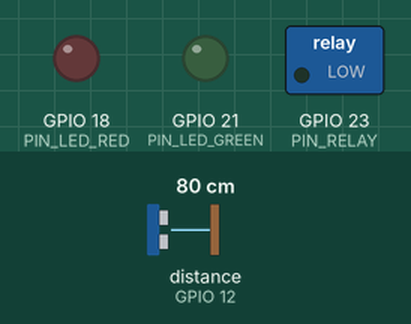
A sketch run on a simulated ESP32. Shown: switched loads named in the sketch (green lamp = pin HIGH), output pins drawn as LEDs (lit = HIGH). Wiring (inferred from the names in the program): ultrasonic range finder: trigger GPIO 13; echo GPIO 12. Inputs (shaded band) come from the test bench; at power-on: distance to the obstacle (sensor on GPIO 12) 80 cm. The echo pulse lasts 58.3 µs per cm; pins used as bus, display or sensor lines are not drawn; what the sketch prints to the serial monitor is not drawn.

Above: at 0.0 s.
At 5.2 s:
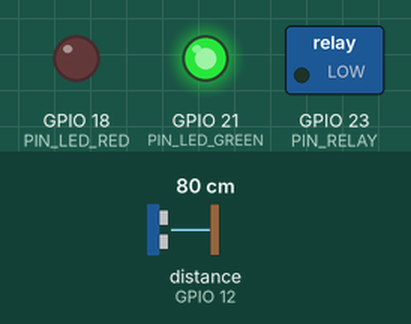
5.3 s: distance to the obstacle (sensor on GPIO 12) set to 17 cm
6.8 s: distance to the obstacle (sensor on GPIO 12) set to 13 cm
At 7.5 s:
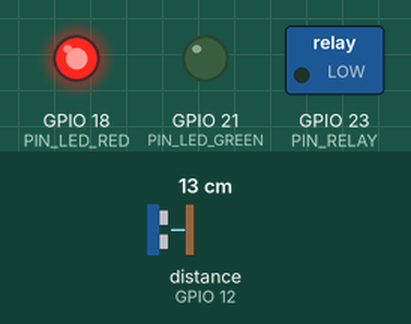
Timing chart, 0 to 9.8 s (numbered marks = the images above; inputs shaded):
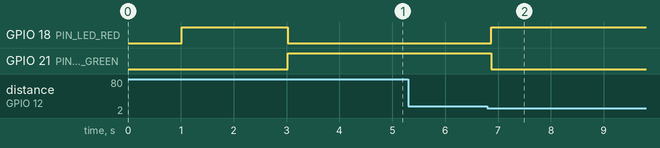

The sketch:

test_relay_pump_distance.ino
```cpp
/**
 * ============================================================================
 * CHƯƠNG TRÌNH KIỂM THỬ: RELAY & MÁY BƠM DỰA TRÊN KHOẢNG CÁCH (HC-SR04)
 * Dự án: FloodGuard - Trạm Cảnh Báo & Thoát Lũ Tự Động
 * ============================================================================
 *
 * SƠ ĐỒ CHÂN KẾT NỐI (PINOUT):
 * 1. Cảm biến siêu âm HC-SR04:
 *    - VCC  ──► 5V (hoặc VIN)
 *    - GND  ──► GND
 *    - Trig ──► GPIO 13
 *    - Echo ──► GPIO 12 (khuyên dùng qua trở bảo vệ hoặc nối trực tiếp)
 *
 * 2. Module Relay 5V (Điều khiển Máy Bơm):
 *    - VCC  ──► 5V (VIN ESP32 hoặc nguồn 5V ngoài)
 *    - GND  ──► GND (nối chung GND ESP32)
 *    - IN   ──► GPIO 23 (Active LOW)
 *
 * 3. Đấu nối Máy Bơm Mini qua Relay (MẮC NỐI TIẾP TIẾP ĐIỂM KHÔ):
 *    - Nguồn (+) 5V ngoài  ──► Chân COM của Relay
 *    - Chân NO của Relay   ──► Dây ĐỎ (+) của Máy Bơm
 *    - Dây ĐEN (-) của Bơm ──► Nối chung vào GND nguồn 5V ngoài & GND ESP32
 *
 * NGUYÊN LÝ HOẠT ĐỘNG KIỂM THỬ:
 * - Khi khởi động (setup): Bật Relay trong 2 giây (tự kiểm tra bơm), sau đó tắt.
 * - Trong vòng lặp (loop):
 *   + Đưa tay lại gần HC-SR04 (< 15 cm, mô phỏng nước ngập dâng cao):
 *     --> RELAY ĐÓNG (Đèn xanh relay SÁNG) --> MÁY BƠM CHẠY
 *   + Rút tay ra xa HC-SR04 (> 20 cm, mô phỏng nước đã rút an toàn):
 *     --> RELAY NHẢ (Đèn xanh relay TẮT)  --> MÁY BƠM DỪNG
 *   + Dải trễ 5 cm (15 - 20 cm) giúp chống rung giật relay.
 * ============================================================================
 */

#include <Arduino.h>

// Định nghĩa chân phần cứng
#define PIN_TRIG        13   // Chân phát xung cảm biến siêu âm
#define PIN_ECHO        12   // Chân thu xung phản xạ
#define PIN_RELAY       23   // Kích relay máy bơm 5V (Active LOW)

// Tùy chọn LED hiển thị bổ trợ (nếu có cắm trên mạch)
#define PIN_LED_GREEN   21   // LED Xanh: An toàn / Bơm Tắt
#define PIN_LED_RED     18   // LED Đỏ: Báo động / Bơm Bật

// Ngưỡng khoảng cách điều khiển bơm (đơn vị: cm)
const float DISTANCE_PUMP_ON  = 15.0; // Khoảng cách < 15cm: Nước dâng / tay gần -> BẬT BƠM
const float DISTANCE_PUMP_OFF = 20.0; // Khoảng cách > 20cm: Nước rút / tay xa  -> TẮT BƠM

bool isPumpActive = false;
unsigned long lastLogTime = 0;

// ==========================================
// HÀM ĐIỀU KHIỂN RELAY MÁY BƠM (KỸ THUẬT HIGH-Z)
// ==========================================
void setPump(bool enable) {
  isPumpActive = enable;
  if (enable) {
    // Kéo LOW kích optocoupler đóng tiếp điểm COM - NO
    pinMode(PIN_RELAY, OUTPUT);
    digitalWrite(PIN_RELAY, LOW);

    // Cập nhật LED bổ trợ
    digitalWrite(PIN_LED_RED, HIGH);
    digitalWrite(PIN_LED_GREEN, LOW);
  } else {
    // Thả nổi High-Z (INPUT) để triệt tiêu hoàn toàn dòng rò 1.7mA qua optocoupler 5V
    pinMode(PIN_RELAY, INPUT);

    // Cập nhật LED bổ trợ
    digitalWrite(PIN_LED_RED, LOW);
    digitalWrite(PIN_LED_GREEN, HIGH);
  }
}

// ==========================================
// ĐỌC KHOẢNG CÁCH SIÊU ÂM (BỘ LỌC TRUNG VỊ 3 MẪU)
// ==========================================
float readDistanceCM() {
  float samples[3];
  for (int i = 0; i < 3; i++) {
    digitalWrite(PIN_TRIG, LOW);
    delayMicroseconds(2);
    digitalWrite(PIN_TRIG, HIGH);
    delayMicroseconds(10);
    digitalWrite(PIN_TRIG, LOW);

    // Timeout 25000us ~ tối đa 4.2m
    long duration = pulseIn(PIN_ECHO, HIGH, 25000);
    if (duration == 0) {
      samples[i] = 999.0; // Không nhận được echo
    } else {
      samples[i] = (duration * 0.0343) / 2.0;
    }
    delay(10); // Khoảng cách giãn giữa các lần bắn sóng
  }

  // Sắp xếp tìm giá trị trung vị (Median filter)
  if (samples[0] > samples[1]) { float t = samples[0]; samples[0] = samples[1]; samples[1] = t; }
  if (samples[1] > samples[2]) { float t = samples[1]; samples[1] = samples[2]; samples[2] = t; }
  if (samples[0] > samples[1]) { float t = samples[0]; samples[0] = samples[1]; samples[1] = t; }

  return samples[1]; // Trả về mẫu ở giữa
}

// ==========================================
// KHỞI TẠO (SETUP)
// ==========================================
void setup() {
  Serial.begin(115200);
  delay(1000);

  Serial.println("\n========================================================");
  Serial.println("   FLOODGUARD - TEST RELAY VA MAY BOM THEO KHOANG CACH   ");
  Serial.println("========================================================");

  // Cấu hình chân cảm biến siêu âm
  pinMode(PIN_TRIG, OUTPUT);
  pinMode(PIN_ECHO, INPUT);

  // Cấu hình chân LED bổ trợ
  pinMode(PIN_LED_GREEN, OUTPUT);
  pinMode(PIN_LED_RED, OUTPUT);

  // 1. Tự kiểm tra Relay khi khởi động (Self-test)
  Serial.println("[TEST BƯỚC 1] Khoi dong kiem tra Relay & May Bom trong 2 giay...");
  Serial.println(">> RELAY: DONG (Nghe tach, den xanh Relay SANG)");
  setPump(true);
  delay(2000);

  Serial.println(">> RELAY: NHA (Den xanh Relay TAT)");
  setPump(false);
  delay(1000);

  Serial.println("\n[TEST BƯỚC 2] Bat dau do khoang cach HC-SR04 thoi gian thuc:");
  Serial.printf(" - Dua tay/vat the lai gan (< %.1f cm) -> BOM SE BAT\n", DISTANCE_PUMP_ON);
  Serial.printf(" - Rut tay/vat the ra xa   (> %.1f cm) -> BOM SE TAT\n", DISTANCE_PUMP_OFF);
  Serial.println("--------------------------------------------------------\n");
}

// ==========================================
// VÒNG LẶP CHÍNH (LOOP)
// ==========================================
void loop() {
  // 1. Đọc khoảng cách từ HC-SR04
  float dist = readDistanceCM();

  // 2. Logic điều khiển Relay có Hysteresis
  if (dist < DISTANCE_PUMP_ON && dist > 1.0) {
    if (!isPumpActive) {
      Serial.println("\n [CANH BAO] Vat the lai gan -> DONG RELAY -> BAT BOM!");
      setPump(true);
    }
  } else if (dist > DISTANCE_PUMP_OFF) {
    if (isPumpActive) {
      Serial.println("\n [AN TOAN] Vat the ra xa -> NHA RELAY -> TAT BOM!");
      setPump(false);
    }
  }

  // 3. In dữ liệu ra Serial Monitor mỗi 300ms
  if (millis() - lastLogTime >= 300) {
    lastLogTime = millis();

    Serial.printf("Khoang cach: %5.1f cm | Trạng thái Bơm: [%s] | Relay Pin: %s\n",
      (dist > 500.0) ? -1.0 : dist,
      isPumpActive ? ">> DANG BAT (ON) <<" : "   DA TAT (OFF)   ",
      isPumpActive ? "LOW (Active)" : "High-Z (Floating)"
    );

    // Lời nhắc kiểm tra điện áp nếu đèn xanh sáng mà bơm không quay
    static int reminderCounter = 0;
    if (isPumpActive && ++reminderCounter % 15 == 0) {
      Serial.println("\n*** LUU Y KIEM TRA PHAN CUNG:");
      Serial.println("Neu den xanh Relay SANG ma May Bom KHONG CHAY:");
      Serial.println("1. Chan COM Relay da noi vao Nguon (+) 5V chua?");
      Serial.println("2. Chan NO Relay da noi vao Day Do (+) cua Bom chua?");
      Serial.println("3. Day Den (-) cua Bom da noi vao GND chung chua?\n");
    }
  }

  delay(100);
}
```

Measured:
- the behaviour switches between 15 and 14 cm on distance to the obstacle (sensor on GPIO 12) (found by bisection; images 1 and 2)
- after the input at 5.3 s, every drawn part: stays the same
- after the input at 6.8 s, GPIO 18 (PIN_LED_RED): LOW → HIGH after 0.08 s; GPIO 21 (PIN_LED_GREEN): HIGH → LOW after 0.08 s
